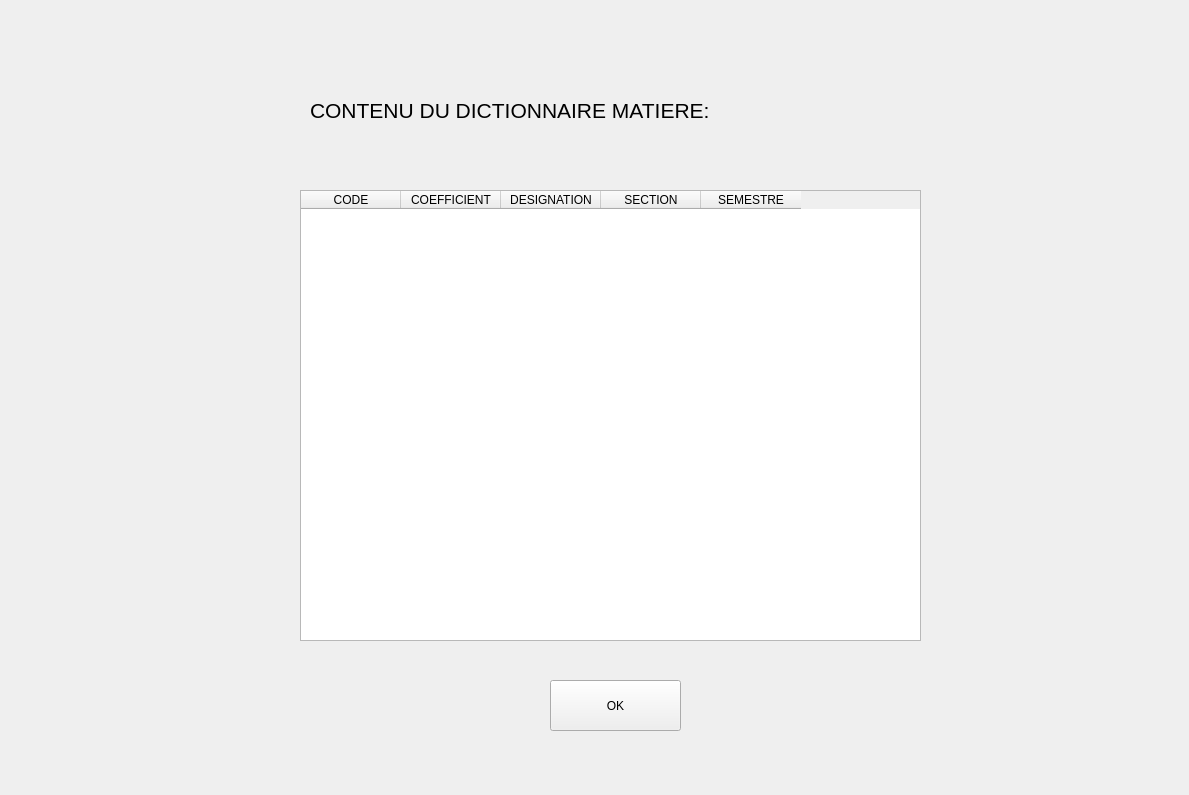
<?xml version="1.0" encoding="UTF-8"?>
<ui version="4.0">
 <class>Form</class>
 <widget class="QWidget" name="Form">
  <property name="geometry">
   <rect>
    <x>0</x>
    <y>0</y>
    <width>1189</width>
    <height>795</height>
   </rect>
  </property>
  <property name="windowTitle">
   <string>Form</string>
  </property>
  <widget class="QLabel" name="label">
   <property name="geometry">
    <rect>
     <x>310</x>
     <y>90</y>
     <width>571</width>
     <height>41</height>
    </rect>
   </property>
   <property name="text">
    <string>&lt;html&gt;&lt;head/&gt;&lt;body&gt;&lt;p&gt;&lt;span style=&quot; font-size:16pt;&quot;&gt;CONTENU DU DICTIONNAIRE MATIERE:&lt;/span&gt;&lt;/p&gt;&lt;/body&gt;&lt;/html&gt;</string>
   </property>
  </widget>
  <widget class="QPushButton" name="ok">
   <property name="geometry">
    <rect>
     <x>550</x>
     <y>680</y>
     <width>131</width>
     <height>51</height>
    </rect>
   </property>
   <property name="text">
    <string>OK</string>
   </property>
  </widget>
  <widget class="QTableWidget" name="tableWidget">
   <property name="geometry">
    <rect>
     <x>300</x>
     <y>190</y>
     <width>621</width>
     <height>451</height>
    </rect>
   </property>
   <column>
    <property name="text">
     <string>CODE</string>
    </property>
   </column>
   <column>
    <property name="text">
     <string>COEFFICIENT</string>
    </property>
   </column>
   <column>
    <property name="text">
     <string>DESIGNATION</string>
    </property>
   </column>
   <column>
    <property name="text">
     <string>SECTION</string>
    </property>
   </column>
   <column>
    <property name="text">
     <string>SEMESTRE</string>
    </property>
   </column>
  </widget>
  <widget class="QLabel" name="label_2">
   <property name="geometry">
    <rect>
     <x>-310</x>
     <y>0</y>
     <width>1851</width>
     <height>821</height>
    </rect>
   </property>
   <property name="text">
    <string/>
   </property>
   <property name="pixmap">
    <pixmap>n1mtIpU.jpg</pixmap>
   </property>
   <property name="scaledContents">
    <bool>true</bool>
   </property>
  </widget>
  <widget class="QLabel" name="label_3">
   <property name="geometry">
    <rect>
     <x>1030</x>
     <y>20</y>
     <width>141</width>
     <height>161</height>
    </rect>
   </property>
   <property name="text">
    <string/>
   </property>
   <property name="pixmap">
    <pixmap>output-onlinepngtools.png</pixmap>
   </property>
   <property name="scaledContents">
    <bool>true</bool>
   </property>
  </widget>
  <zorder>label_2</zorder>
  <zorder>label</zorder>
  <zorder>ok</zorder>
  <zorder>tableWidget</zorder>
  <zorder>label_3</zorder>
 </widget>
 <resources/>
 <connections/>
</ui>
